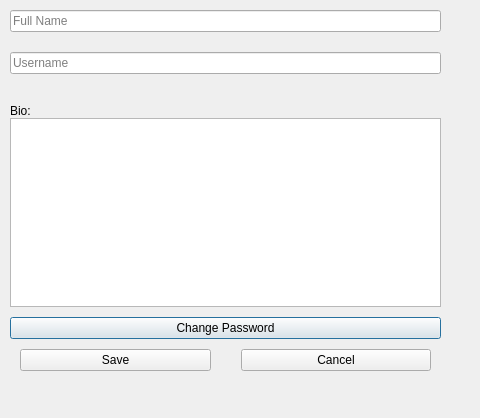
<?xml version="1.0" encoding="UTF-8"?>
<ui version="4.0">
 <class>EditProfileWindow</class>
 <widget class="QDialog" name="EditProfileWindow">
  <property name="geometry">
   <rect>
    <x>0</x>
    <y>0</y>
    <width>480</width>
    <height>418</height>
   </rect>
  </property>
  <property name="windowTitle">
   <string>Dialog</string>
  </property>
  <widget class="QWidget" name="">
   <property name="geometry">
    <rect>
     <x>10</x>
     <y>10</y>
     <width>431</width>
     <height>361</height>
    </rect>
   </property>
   <layout class="QVBoxLayout" name="verticalLayout_4">
    <property name="spacing">
     <number>10</number>
    </property>
    <item>
     <layout class="QVBoxLayout" name="verticalLayout_3">
      <property name="spacing">
       <number>30</number>
      </property>
      <item>
       <layout class="QVBoxLayout" name="verticalLayout">
        <property name="spacing">
         <number>20</number>
        </property>
        <item>
         <widget class="QLineEdit" name="fullNameLineEdit">
          <property name="placeholderText">
           <string>Full Name</string>
          </property>
         </widget>
        </item>
        <item>
         <widget class="QLineEdit" name="userNameLineEdit">
          <property name="placeholderText">
           <string>Username</string>
          </property>
         </widget>
        </item>
       </layout>
      </item>
      <item>
       <layout class="QVBoxLayout" name="verticalLayout_2">
        <property name="spacing">
         <number>0</number>
        </property>
        <item>
         <widget class="QLabel" name="label">
          <property name="text">
           <string>Bio:</string>
          </property>
         </widget>
        </item>
        <item>
         <widget class="QTextEdit" name="biotextEdit"/>
        </item>
       </layout>
      </item>
     </layout>
    </item>
    <item>
     <widget class="QPushButton" name="changePasswordButton">
      <property name="text">
       <string>Change Password</string>
      </property>
     </widget>
    </item>
    <item>
     <layout class="QHBoxLayout" name="horizontalLayout">
      <property name="spacing">
       <number>30</number>
      </property>
      <property name="leftMargin">
       <number>10</number>
      </property>
      <property name="rightMargin">
       <number>10</number>
      </property>
      <item>
       <widget class="QPushButton" name="saveButton">
        <property name="text">
         <string>Save</string>
        </property>
       </widget>
      </item>
      <item>
       <widget class="QPushButton" name="cancelButton">
        <property name="text">
         <string>Cancel</string>
        </property>
       </widget>
      </item>
     </layout>
    </item>
   </layout>
  </widget>
 </widget>
 <resources/>
 <connections/>
</ui>
